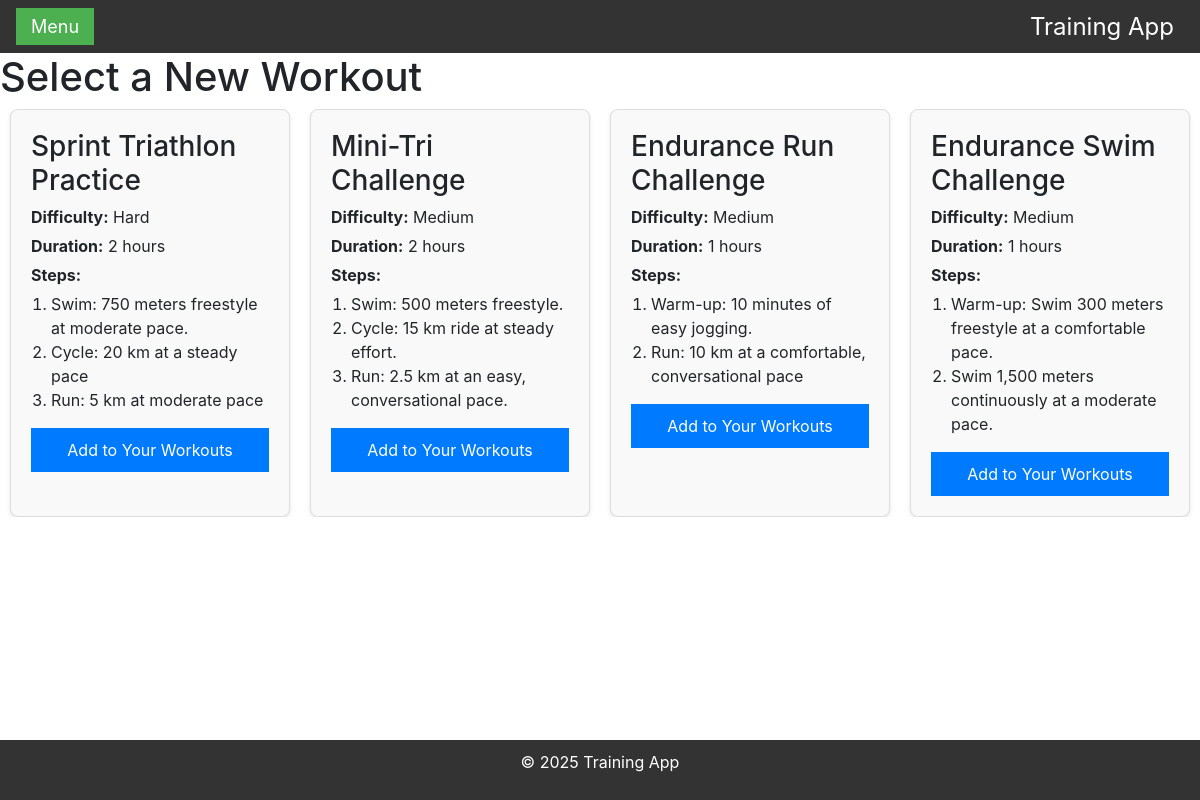
Page /new_workout/ (signed in) on the committed database.
### training/models.py (models this page shows, shortened)
class Workout(models.Model):
    title = models.CharField(max_length=255)  # Pole tekstowe na tytuł treningu
    difficulty = models.CharField(max_length=50)  # Pole tekstowe na poziom trudności
    duration = models.IntegerField()  # Pole liczbowe na czas trwania treningu (w minutach)
    steps = models.TextField()  # Pole tekstowe na kroki/etapy treningu
    is_admin = models.BooleanField(default=False)  # Pole logiczne wskazujące, czy trening został stworzony przez administratora
    created_by = models.ForeignKey(User, on_delete=models.CASCADE, null=True, blank=True)
    created_at = models.DateTimeField(auto_now_add=True)  # Automatyczne ustawienie daty i czasu utworzenia
    achievement = models.ForeignKey(Achievement, on_delete=models.SET_NULL, null=True, blank=True)

### training/views.py (the view)
# urls.py: path('new_workout/', views.select_new_workout, name='new_workout'),  # Wyświetlanie dostępnych nowych treningów
@login_required
def select_new_workout(request):
    user_workouts = Workout.objects.filter(
        is_admin=False,  # Filtruje treningi niebędące administracyjnymi
        created_by__isnull=False,  # Wyklucza treningi bez przypisanego twórcy
        created_by__is_active=True  # Uwzględnia tylko aktywnych użytkowników
    ).exclude(
        id__in=UserWorkout.objects.filter(user=request.user).values_list('workout_id', flat=True)  # Wyklucza treningi już dodane do użytkownika
    )
    admin_workouts = Workout.objects.filter(
        is_admin=True,  # Filtruje treningi administracyjne
        created_by__isnull=True  # Uwzględnia tylko treningi bez twórcy (globalne)
    )
    special_workouts = Workout.objects.filter(is_admin=True)  # Pobiera wszystkie treningi administracyjne
    user_workout_ids = UserWorkout.objects.filter(user=request.user).values_list('workout_id', flat=True)  # Pobiera ID treningów użytkownika
    context = {
        'user_workouts': user_workouts,
        'admin_workouts': admin_workouts,
        'special_workouts': special_workouts,
        'user_workout_ids': user_workout_ids,
    }
    return render(request, 'training/select_new_workout.html', context)  # Renderuje stronę z nowymi treningami

### training/templates/training/select_new_workout.html (shortened to what this page needs)
{% extends 'training/base.html' %}
{% block content %}
<h1>Select a New Workout</h1>
<div id="special-workouts" class="workouts-container">
    {% for workout in special_workouts %}
        <div class="workout-item">
            <h3>{{ workout.title }}</h3>
            <p><strong>Difficulty:</strong> {{ workout.difficulty }}</p>
            <p><strong>Duration:</strong> {{ workout.duration }} hours</p>
            <p><strong>Steps:</strong></p>
            <ol>
                {% for step in workout.steps.splitlines %}
                    <li>{{ step }}</li>
                {% endfor %}
            </ol>
            {% if workout.id not in user_workout_ids %}
                <button onclick="addToYourWorkouts({{ workout.id }})">Add to Your Workouts</button>
            {% endif %}
        </div>
    {% endfor %}
</div>
{% endblock %}

### training/templates/training/base.html (style rules this page uses)
body { font-family: Arial, sans-serif; margin: 0; padding: 0; box-sizing: border-box; }
button { width: 100%; padding: 10px; background-color: #007bff; color: #fff; border: none; border-radius: 4px; cursor: pointer; }

### training/templates/training/select_new_workout.html (style rules this page uses)
.workouts-container { display: flex; flex-wrap: wrap; gap: 20px; justify-content: center; overflow-x: auto; }
.workout-item { background-color: #f9f9f9; border: 1px solid #ddd; border-radius: 8px; padding: 20px; width: calc(25% - 20px); box-shadow: 0 2px 4px rgba(0, 0, 0, 0.1); word-wrap: break-word; }
.workout-item h3 { margin-top: 0; }
.workout-item p { margin: 5px 0; }
.workout-item ol { padding-left: 20px; }

### rows in the picture
Workout: title "Sprint Triathlon Practice", difficulty "Hard", duration "2", splitlines "Swim: 750 meters freestyle at moderate pace." "Cycle: 20 km at a steady pace" "Run: 5 km at moderate pace"
Workout: title "Mini-Tri Challenge", difficulty "Medium", duration "2", splitlines "Swim: 500 meters freestyle." "Cycle: 15 km ride at steady effort." "Run: 2.5 km at an easy, conversational pace."
Workout: title "Endurance Run Challenge", difficulty "Medium", duration "1", splitlines "Warm-up: 10 minutes of easy jogging." "Run: 10 km at a comfortable, conversational pace"
Workout: title "Endurance Swim Challenge", difficulty "Medium", duration "1", splitlines "Warm-up: Swim 300 meters freestyle at a comfortable pace." "Swim 1,500 meters continuously at a moderate pace."
